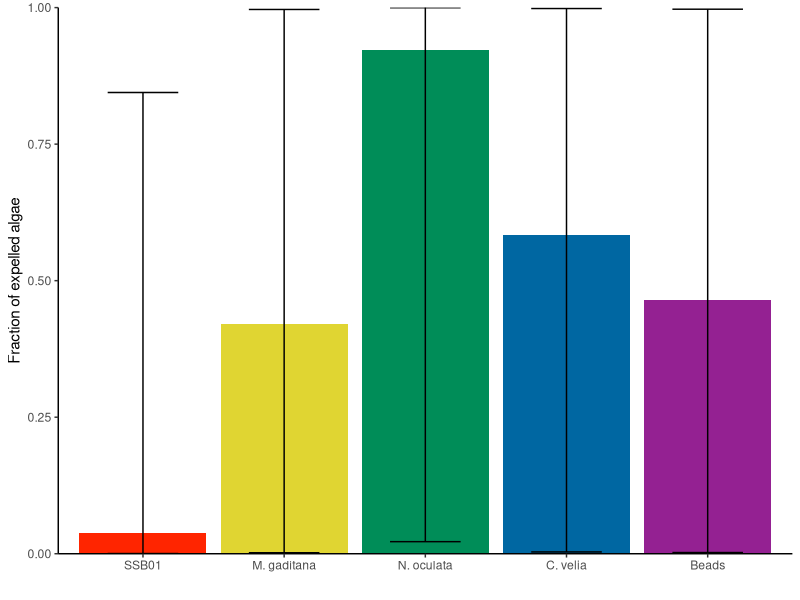
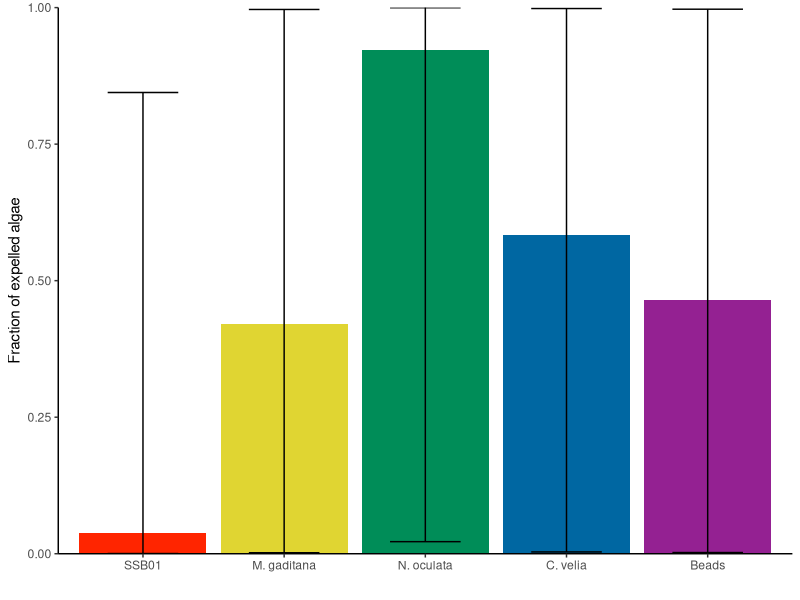

Write the R code that produced these figures, in order.
## ---- chunk 1
library(readxl) 
library(lubridate)
library(mgcv)
library(ggplot2)
library(ggsignif)
library(readr)
library(emmeans)
library(tidyr)
library(plyr)
library(dplyr)
## ---- chunk 2
#load in raw data
dat <- data.frame(read_csv("2b_data.csv"))
head(dat)
## ---- chunk 3
#clean up raw data
dat$Algae <- factor(dat$Algae, levels= c("SSB01", "M. gaditana", "N. oculata", "C. velia", "Beads"))
dat$Well_ID <- factor(dat$Well_ID)
dat$Treatment <- factor(dat$Treatment)
dat$Repeat.Date. <- factor(as.character(dat$Repeat.Date.))
dat$Expulsion <- ifelse(dat$Time_to_first_expulsion<2880,1,0)
head(dat)
## ---- chunk 4
#model data with generalized linear mixed modes 
mod <- gam(Expulsion ~ Algae + s(Well_ID, bs="re"),data=dat,family=binomial())
S <- summary(mod)$p.table
S
## ---- chunk 5
#model pairwise comparison (Tukey)
mod.emm.s <-  emmeans(mod, "Algae")
pairwise <- data.frame(pairs(mod.emm.s))
pairwise$label <- ifelse(pairwise$p.value < 0.001, "***",ifelse(pairwise$p.value < 0.01, "**",ifelse(pairwise$p.value < 0.05, "*","" )))
pairwise <- pairwise %>%  separate(contrast, c("start", "end"), " - ")
head(pairwise)
write_csv(pairwise, "2b_pairwise.csv")
## ---- chunk 6
#clean up results for graph
result <- data.frame(mod.emm.s)
summary <- data.frame(Algae=result$Algae)
#Transform data (linkfunction)
summary$mean<- plogis(result$emmean)
summary$down <- plogis(result$lower.CL)
summary$up <- plogis(result$upper.CL)
head(summary)
write_csv(summary, "2b_summary.csv")
## ---- chunk 7
# prepair for geom_signif
signi <- data.frame(start = factor(pairwise$start))
signi$end <- factor(pairwise$end)
signi$label <- factor(pairwise$label)
signi <- filter(signi, label != "")
signi$y <- seq(0.975, length.out=nrow(signi), by=-0.025)
signi
## ---- chunk 8
#Plot graph
P1 <- ggplot(data = summary) +
  geom_bar(aes(x = Algae, y = mean),stat = "identity", fill = c("#FF2500","#E0D532","#008D58","#0067A2", "#942192"))  +
  geom_errorbar(aes(x = Algae, y = mean, ymin=down, ymax=up), width=.5) +
  theme_classic() +
  geom_signif(data = signi , aes(xmin = start, xmax = end, annotations = label, y_position = y),  tip_length = 0, textsize = 5, vjust = 0.75, manual = TRUE) +
  labs(x = "", y = "Fraction of expelled algae") +
  scale_y_continuous(expand = c(0, 0), limits = c(0,1))
plot(P1)
ggsave("Figure_2b.pdf",width=9,height=11,units="cm")
## ---- chunk 9
# get n count per treatment
n_Figure <- ddply(dat, c("Algae", "Treatment"), summarise,
               N    = length(Larvae)
)
n_Figure
write_csv(n_Figure, "2b_n.csv")
